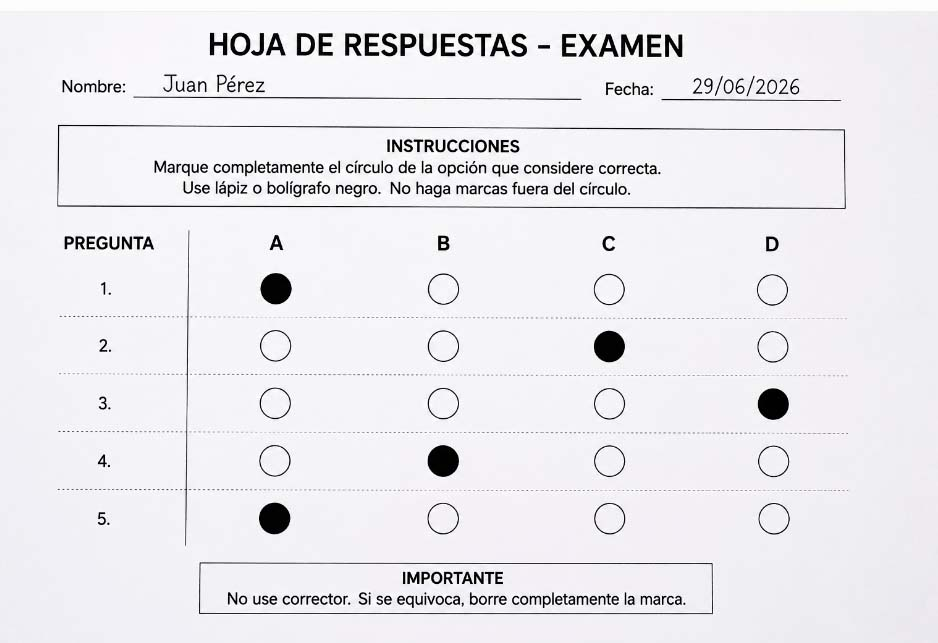
#> input picture examen.jpg, 938 x 643 px
$ python -i omr.py   (imports and definitions only)
#> lines starting #> are read from the running program, lines starting #| are printed output that depends on the picture
#> further down, picture is the input picture: shape (643, 938, 3); mean B, G, R 238.1, 233.3, 234.8
import cv2
import numpy as np


def detectar_circulos(imagen):
    """
    Detecta los círculos del examen utilizando
    la Transformada Circular de Hough.
    """

    # Convertir a escala de grises
    gris = cv2.cvtColor(imagen, cv2.COLOR_BGR2GRAY)

    # Suavizar la imagen para eliminar ruido
    gris = cv2.GaussianBlur(gris, (5, 5), 2)
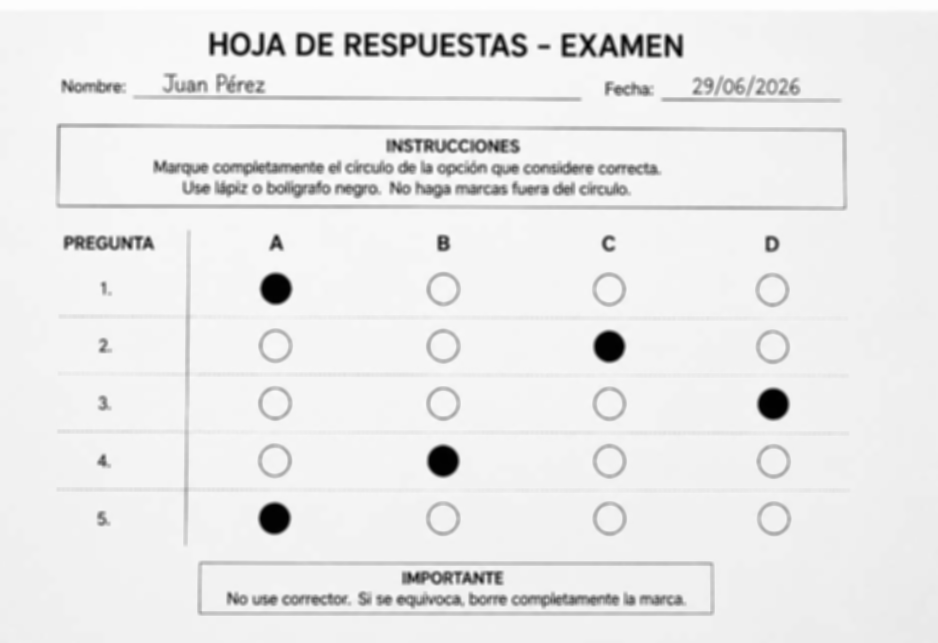
#> gris: shape (643, 938); min 1, max 253, mean 234.4

    # Detectar círculos
    circulos = cv2.HoughCircles(
         gris,
        cv2.HOUGH_GRADIENT,
        dp=1,
        minDist=20,
        param1=20,
        param2=35,
        minRadius=8,
        maxRadius=20,
    )
#> circulos = 20 rows, first 8: [442.5, 460.5, 15.8], [772.5, 403.5, 15.8], [275.5, 288.5, 15.8], [609.5, 517.5, 16.6], [274.5, 403.5, 16.6], [773.5, 518.5, 13.1], [274.5, 518.5, 15.2], [608.5, 288.5, 12.7]

    lista = []

    if circulos is not None:

        circulos = np.round(circulos[0, :]).astype("int")
#> circulos = 20 rows, first 8: [442, 460, 16], [772, 404, 16], [276, 288, 16], [610, 518, 17], [274, 404, 17], [774, 518, 13], [274, 518, 15], [608, 288, 13]

        for (x, y, r) in circulos:
            lista.append((x, y, r))
#> this loop made 20 passes
#> (x, y, r) on passes 1 to 12: (442, 460, 16), (772, 404, 16), (276, 288, 16), (610, 518, 17), (274, 404, 17), (774, 518, 13), (274, 518, 15), (608, 288, 13), (608, 346, 15), (772, 290, 13), (274, 460, 12), (774, 460, 13)
#> after the loop, lista = 20 items, first 6: (442, 460, 16), (772, 404, 16), (276, 288, 16), (610, 518, 17), (274, 404, 17), (774, 518, 13)

    # Ordenar primero por filas y luego por columnas
    lista = sorted(lista, key=lambda c: (c[1], c[0]))
#> lista = 20 items, first 6: (276, 288, 16), (444, 288, 12), (608, 288, 13), (772, 290, 13), (276, 346, 12), (442, 346, 13)

    return lista


def mostrar_circulos(imagen, circulos):
    """
    Dibuja todos los círculos detectados.
    """

    copia = imagen.copy()

    for (x, y, r) in circulos:

        cv2.circle(copia, (x, y), r, (0, 255, 0), 2)

        cv2.circle(copia, (x, y), 2, (0, 0, 255), 3)

    return copia


def imprimir_circulos(circulos):

    print()

    print("===== CIRCULOS DETECTADOS =====")

    for i, (x, y, r) in enumerate(circulos):

        print(f"{i+1}: Centro=({x},{y}) Radio={r}")

>>> import cv2
>>> picture = cv2.imread('examen.jpg')
>>> result = detectar_circulos(picture)
#> result has the same summary as lista in detectar_circulos
